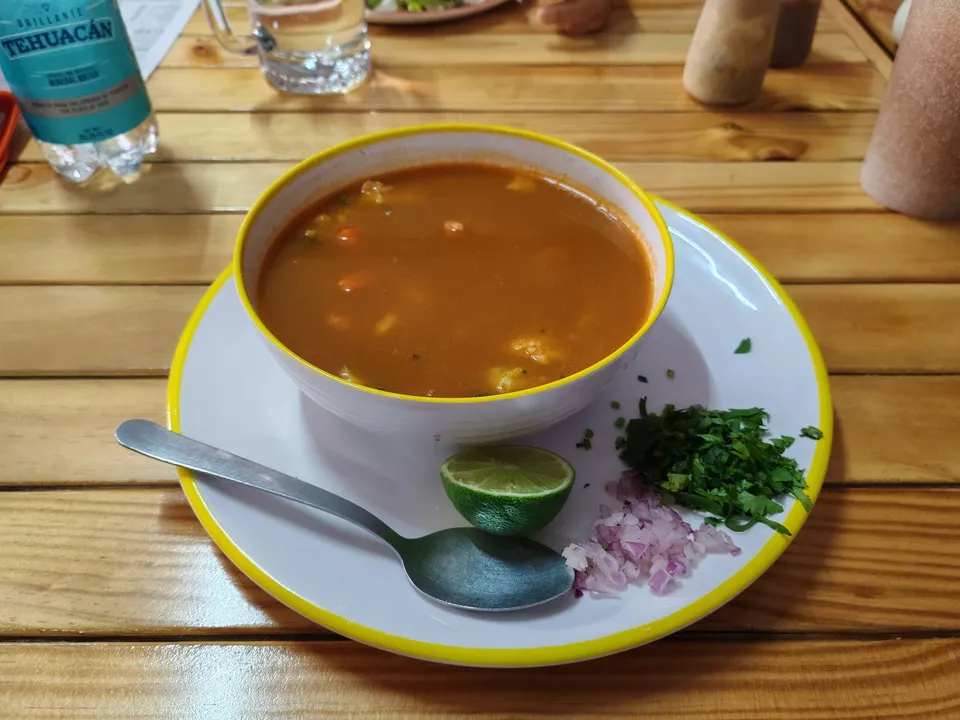
#> input picture algarabia-calvillo/img/caldo-960.webp, 960 x 720 px, given in place of caldo-960.webp.png, which was not available
$ python -i fix_assets.py   (imports and definitions only)
#> lines starting #> are read from the running program, lines starting #| are printed output that depends on the picture; pictures that were not available may be replaced by others from this repository, and a replacement may not be noted
#!/usr/bin/env python3
"""Correccion 1 (30 sep 2026): fotos limpias sin marcas de agua ni texto de Instagram.
Todo local y sin IA generativa: recorte con PIL + inpaint local de OpenCV (cv2.inpaint, TELEA) solo sobre
la zona del texto -> Real-ESRGAN x4 (realesrgan-x4plus -s 4, corrido desde tools/realesrgan) -> webp.
Uso: python3 gen/fix_assets.py r4  (correccion 4: rehace las 4 del catalogo y re-emite todas las x4 con mas textura y grano)
     python3 gen/fix_assets.py r3  (correccion 3: prep3 + up3 + emit3; solo carga3, banda-b, banda-c y tarja-top)
     python3 gen/fix_assets.py prep   (recortes + inpaint en _work/fix/*.png)
     python3 gen/fix_assets.py up     (Real-ESRGAN x4 -> _work/fix/up/)
     python3 gen/fix_assets.py emit   (webp 480/960/1600 + og.jpg)"""
import os, sys, subprocess, numpy as np, cv2
from PIL import Image, ImageDraw, ImageFont, ImageFilter, ImageEnhance
ROOT = os.path.dirname(os.path.dirname(os.path.abspath(__file__)))
# [1 line not run here, left out]
F, FIX, UP, OUT = 'research/fotos/', '_work/fix/', '_work/fix/up/', 'img/'
ESR = os.path.expanduser('~/Prospeccion-Web-Ags/tools/realesrgan')

# [32 lines left out: functions wm_mask, rect_mask, sky_fill, not called in this run]

def inpaint(img, mask, r=4):
    return cv2.inpaint(img, mask, r, cv2.INPAINT_TELEA)

# (salida, foto, recorte final, lista de zonas: ('wm', box, thr) mascara por contraste | ('rect', box) zona completa)
JOBS = {
    # REF. 04: mesa con tarja (ig-12, panel superior derecho); "JAS" fantasma sobre la puerta
    'tarja':      ('ig-12.jpg', (434, 24, 600, 212), [('wm', (474, 124, 512, 172), 9)]),
    # REF. 05: tarja con gabinete (ig-12, panel inferior izquierdo); "JAS" del costado oscuro con inpaint; la marca de la izquierda dejaba mancha: recorte desde x=74
    'tarja-gab':  ('ig-12.jpg', (74, 428, 188, 618), [('wm', (132, 534, 176, 582), 8), ('wm', (42, 476, 88, 524), 8)]),
    # REF. 03: mesa larga con cajones (ig-12, fila 2 derecha). El inpaint de las marcas sobre puertas y cajon dejaba
    # mancha: se RECORTA el tramo central (sin las dos marcas de la mesa); solo la cola de la marca de la pared se pinta.
    'cajones':    ('ig-12.jpg', (340, 262, 504, 406), [('wm', (318, 230, 364, 272), 10)]),
    # FIG. 04 grande: la pieza de JAS emplayada entrando al trailer (ig-05, panel sup. izq.)
    'carga':      ('ig-05.jpg', (3, 4, 220, 312), [('wm', (74, 66, 112, 106), 7), ('rect', (131, 182, 142, 218))]),
    # FIG. 05: trailer en Tijuana sin "TIJUANA", pin ni rayitas (cielo liso)
    'truck-tj':   ('ig-05.jpg', (268, 374, 473, 640), [('sky', (344, 366, 400, 412)), ('sky', (403, 368, 456, 426)), ('sky', (333, 421, 472, 463))]),
    # Banda a sangre: redilas en la pickup frente al taller (letrero real JAS INOX en la pared)
    'banda':      ('ig-06.jpg', (0, 2, 232, 318), []),
    # Hero (igual que antes: ig-07 panel inferior) para og.jpg
    'hero':       ('ig-07.jpg', (45, 285, 328, 627), []),
    # Correccion 2: FIG. 05 sin gente. Mismo panel de ig-05 hasta y=222 (fuera la nuca del trabajador y las manos
    # del montacargas) y hasta x=210 (fuera la gorra del de la derecha). Queda emplaye + caja del trailer + cielo.
    'carga2':     ('ig-05.jpg', (3, 4, 210, 222), [('wm', (74, 66, 112, 106), 7), ('rect', (131, 182, 142, 218))]),
    # Correccion 2: frente del taller (ig-07, panel de arriba): la barra frente al letrero JAS INOX, sin usar hasta hoy
    'frente':     ('ig-07.jpg', (48, 14, 326, 247), []),
}
R2 = ['carga2', 'frente']
# Correccion 3 (REVISION-3): FIG. 05 que se entienda + pareja chica de la banda en compu
# [10 lines not run here, left out]
R3 = ['carga3', 'banda-b', 'banda-c']

# [27 lines left out: functions prep, up, not called in this run]

def detex(name):
    """x4 con un poco de la textura original encima (Lanczos) para que el acero no se vea de cera."""
    a = Image.open(UP + name + '.png').convert('RGB')
#> a is the input picture: PIL image 960x720 RGB; mean R, G, B 142.2, 120.9, 87
    b = Image.open(FIX + name + '.png').convert('RGB').resize(a.size, Image.LANCZOS)
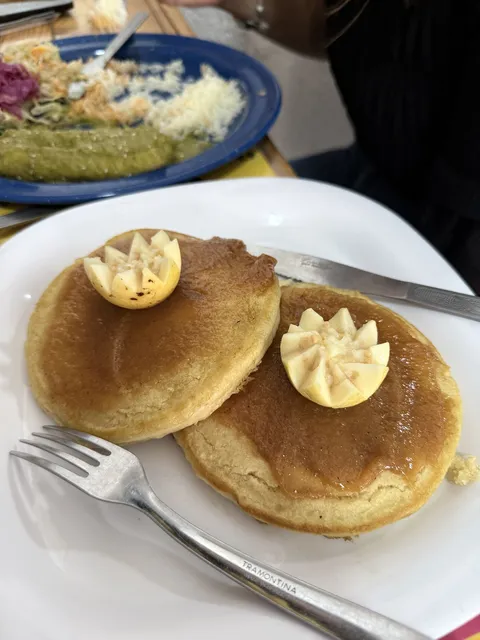
#> input picture algarabia-calvillo/img/hotcakes-480.webp, 480 x 640 px, given in place of caldo-960.webp.png, which was not available
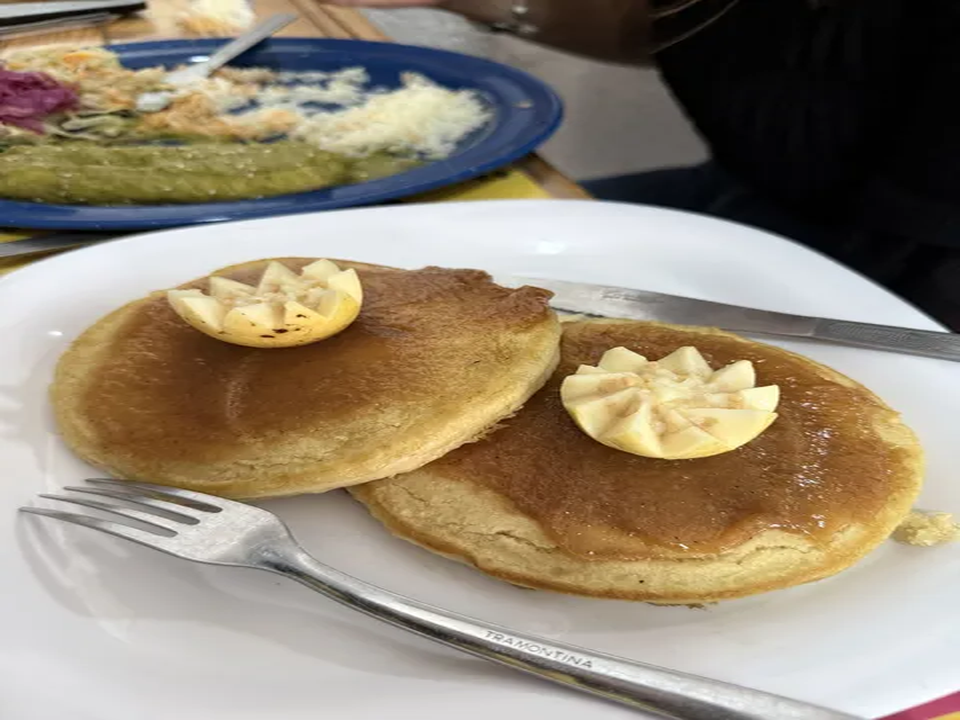
#> b: PIL image 960x720 RGB; mean R, G, B 148.6, 136, 116.9
    m = Image.blend(a, b, 0.22)
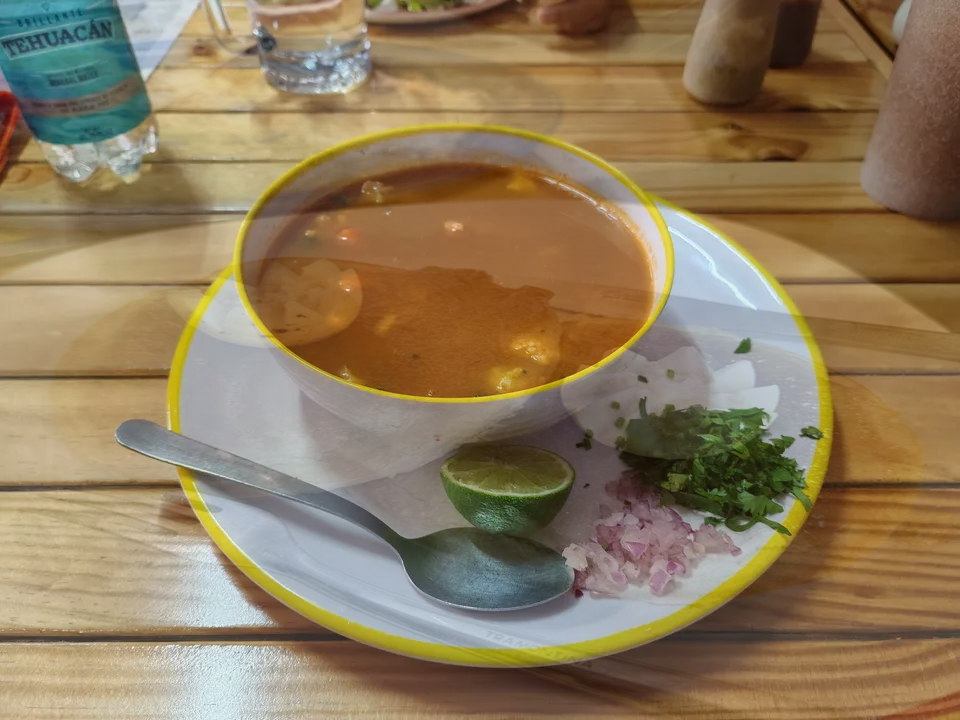
#> m: PIL image 960x720 RGB; mean R, G, B 143.1, 123.7, 93.1
    return m.filter(ImageFilter.UnsharpMask(radius=1.6, percent=40, threshold=2))

# [79 lines left out: functions emit_one, og, emit, thumbs, r2, tarja_top, not called in this run]

def emit3():
    for n in R3: emit_one(n, detex(n), [480, 960])
    tarja_top()

def r3():
    prep(R3); up(R3); emit3()

# Correccion 4 (juez: "las fotos x4 se ven cerosas"): las 4 del catalogo que salian de make_assets.py (su x4 ya no
# existe) se rehacen desde el mismo recorte (hallado por cv2.matchTemplate contra la webp publicada, score > 0.99)
# [6 lines not run here, left out]
R4_NEW = ['carrito-a', 'carrito-c', 'campana', 'redilas-b']
R4 = ['hero', 'cajones', 'carga3', 'truck-tj', 'banda', 'banda-b', 'banda-c'] + R4_NEW

# [19 lines left out: functions detex4, grain, emit_g, not called in this run]

def emit4():
    for n in R4: emit_g(n, detex4(n), [480, 960, 1600] if n == 'hero' else [480, 960])
    im = detex4('tarja'); emit_g('tarja-top', im.crop((0, 0, im.width, round(im.height * 0.75))), [480, 960])

def r4():
    prep(R4_NEW); up(R4_NEW); emit4()

# [4 lines not run here, left out]

>>> result = detex('../../algarabia-calvillo/img/caldo-960.webp')
